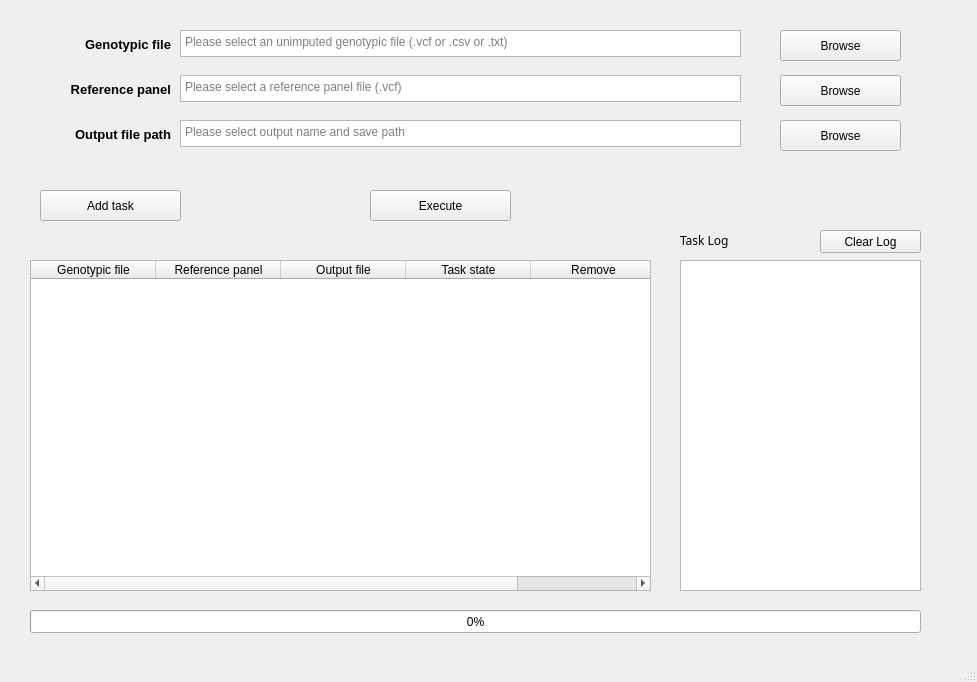
<?xml version="1.0" encoding="UTF-8"?>
<ui version="4.0">
 <class>MainWindow</class>
 <widget class="QMainWindow" name="MainWindow">
  <property name="geometry">
   <rect>
    <x>0</x>
    <y>0</y>
    <width>977</width>
    <height>682</height>
   </rect>
  </property>
  <property name="sizePolicy">
   <sizepolicy hsizetype="Fixed" vsizetype="Fixed">
    <horstretch>0</horstretch>
    <verstretch>0</verstretch>
   </sizepolicy>
  </property>
  <property name="windowTitle">
   <string>GS-Impute 1.0</string>
  </property>
  <widget class="QWidget" name="centralwidget">
   <widget class="QTextEdit" name="textEdit">
    <property name="geometry">
     <rect>
      <x>180</x>
      <y>30</y>
      <width>561</width>
      <height>27</height>
     </rect>
    </property>
    <property name="sizePolicy">
     <sizepolicy hsizetype="Expanding" vsizetype="Expanding">
      <horstretch>0</horstretch>
      <verstretch>0</verstretch>
     </sizepolicy>
    </property>
    <property name="layoutDirection">
     <enum>Qt::LeftToRight</enum>
    </property>
    <property name="placeholderText">
     <string>Please select an unimputed genotypic file (.vcf or .csv or .txt)</string>
    </property>
   </widget>
   <widget class="QPushButton" name="pushButton_A">
    <property name="geometry">
     <rect>
      <x>780</x>
      <y>30</y>
      <width>121</width>
      <height>31</height>
     </rect>
    </property>
    <property name="text">
     <string>Browse</string>
    </property>
   </widget>
   <widget class="QPushButton" name="pushButton_panel">
    <property name="geometry">
     <rect>
      <x>780</x>
      <y>75</y>
      <width>121</width>
      <height>31</height>
     </rect>
    </property>
    <property name="text">
     <string>Browse</string>
    </property>
   </widget>
   <widget class="QTextEdit" name="textEdit_3">
    <property name="geometry">
     <rect>
      <x>180</x>
      <y>75</y>
      <width>561</width>
      <height>27</height>
     </rect>
    </property>
    <property name="placeholderText">
     <string>Please select a reference panel file (.vcf)</string>
    </property>
   </widget>
   <widget class="QPushButton" name="pushButton_path">
    <property name="geometry">
     <rect>
      <x>780</x>
      <y>120</y>
      <width>121</width>
      <height>31</height>
     </rect>
    </property>
    <property name="text">
     <string>Browse</string>
    </property>
   </widget>
   <widget class="QTextEdit" name="textEdit_4">
    <property name="geometry">
     <rect>
      <x>180</x>
      <y>120</y>
      <width>561</width>
      <height>27</height>
     </rect>
    </property>
    <property name="placeholderText">
     <string>Please select output name and save path</string>
    </property>
   </widget>
   <widget class="QPushButton" name="pushButton_add">
    <property name="geometry">
     <rect>
      <x>40</x>
      <y>190</y>
      <width>141</width>
      <height>31</height>
     </rect>
    </property>
    <property name="text">
     <string>Add task</string>
    </property>
   </widget>
   <widget class="QPushButton" name="pushButton_imp">
    <property name="geometry">
     <rect>
      <x>370</x>
      <y>190</y>
      <width>141</width>
      <height>31</height>
     </rect>
    </property>
    <property name="text">
     <string>Execute</string>
    </property>
   </widget>
   <widget class="QTableWidget" name="tableWidget">
    <property name="geometry">
     <rect>
      <x>30</x>
      <y>260</y>
      <width>621</width>
      <height>331</height>
     </rect>
    </property>
    <attribute name="horizontalHeaderDefaultSectionSize">
     <number>125</number>
    </attribute>
    <column>
     <property name="text">
      <string>Genotypic file</string>
     </property>
    </column>
    <column>
     <property name="text">
      <string>Reference panel</string>
     </property>
    </column>
    <column>
     <property name="text">
      <string>Output file</string>
     </property>
    </column>
    <column>
     <property name="text">
      <string>Task state</string>
     </property>
    </column>
    <column>
     <property name="text">
      <string>Remove</string>
     </property>
    </column>
   </widget>
   <widget class="QProgressBar" name="progressBar">
    <property name="geometry">
     <rect>
      <x>30</x>
      <y>610</y>
      <width>891</width>
      <height>23</height>
     </rect>
    </property>
    <property name="sizePolicy">
     <sizepolicy hsizetype="Fixed" vsizetype="Fixed">
      <horstretch>0</horstretch>
      <verstretch>0</verstretch>
     </sizepolicy>
    </property>
    <property name="value">
     <number>0</number>
    </property>
   </widget>
   <widget class="QTextBrowser" name="task_log">
    <property name="geometry">
     <rect>
      <x>680</x>
      <y>260</y>
      <width>241</width>
      <height>331</height>
     </rect>
    </property>
    <property name="placeholderText">
     <string/>
    </property>
   </widget>
   <widget class="QPushButton" name="pushButton_clear">
    <property name="geometry">
     <rect>
      <x>820</x>
      <y>230</y>
      <width>101</width>
      <height>23</height>
     </rect>
    </property>
    <property name="text">
     <string>Clear Log</string>
    </property>
   </widget>
   <widget class="QLabel" name="label">
    <property name="geometry">
     <rect>
      <x>680</x>
      <y>230</y>
      <width>91</width>
      <height>21</height>
     </rect>
    </property>
    <property name="font">
     <font>
      <family>Adobe Heiti Std</family>
      <pointsize>9</pointsize>
      <weight>50</weight>
      <bold>false</bold>
     </font>
    </property>
    <property name="text">
     <string>Task Log</string>
    </property>
   </widget>
   <widget class="QLabel" name="label_2">
    <property name="geometry">
     <rect>
      <x>-30</x>
      <y>35</y>
      <width>201</width>
      <height>20</height>
     </rect>
    </property>
    <property name="text">
     <string>&lt;html&gt;&lt;head/&gt;&lt;body&gt;&lt;p align=&quot;right&quot;&gt;&lt;span style=&quot; font-size:10pt; font-weight:600;&quot;&gt;Genotypic file&lt;/span&gt;&lt;/p&gt;&lt;/body&gt;&lt;/html&gt;</string>
    </property>
   </widget>
   <widget class="QLabel" name="label_3">
    <property name="geometry">
     <rect>
      <x>-60</x>
      <y>125</y>
      <width>231</width>
      <height>20</height>
     </rect>
    </property>
    <property name="text">
     <string>&lt;html&gt;&lt;head/&gt;&lt;body&gt;&lt;p align=&quot;right&quot;&gt;&lt;span style=&quot; font-size:10pt; font-weight:600;&quot;&gt;Output file path&lt;/span&gt;&lt;/p&gt;&lt;/body&gt;&lt;/html&gt;</string>
    </property>
   </widget>
   <widget class="QLabel" name="label_4">
    <property name="geometry">
     <rect>
      <x>10</x>
      <y>80</y>
      <width>161</width>
      <height>20</height>
     </rect>
    </property>
    <property name="text">
     <string>&lt;html&gt;&lt;head/&gt;&lt;body&gt;&lt;p align=&quot;right&quot;&gt;&lt;span style=&quot; font-size:10pt; font-weight:600;&quot;&gt;Reference panel&lt;/span&gt;&lt;/p&gt;&lt;/body&gt;&lt;/html&gt;</string>
    </property>
   </widget>
  </widget>
  <widget class="QMenuBar" name="menubar">
   <property name="geometry">
    <rect>
     <x>0</x>
     <y>0</y>
     <width>977</width>
     <height>23</height>
    </rect>
   </property>
  </widget>
  <widget class="QStatusBar" name="statusbar"/>
 </widget>
 <resources/>
 <connections/>
</ui>
